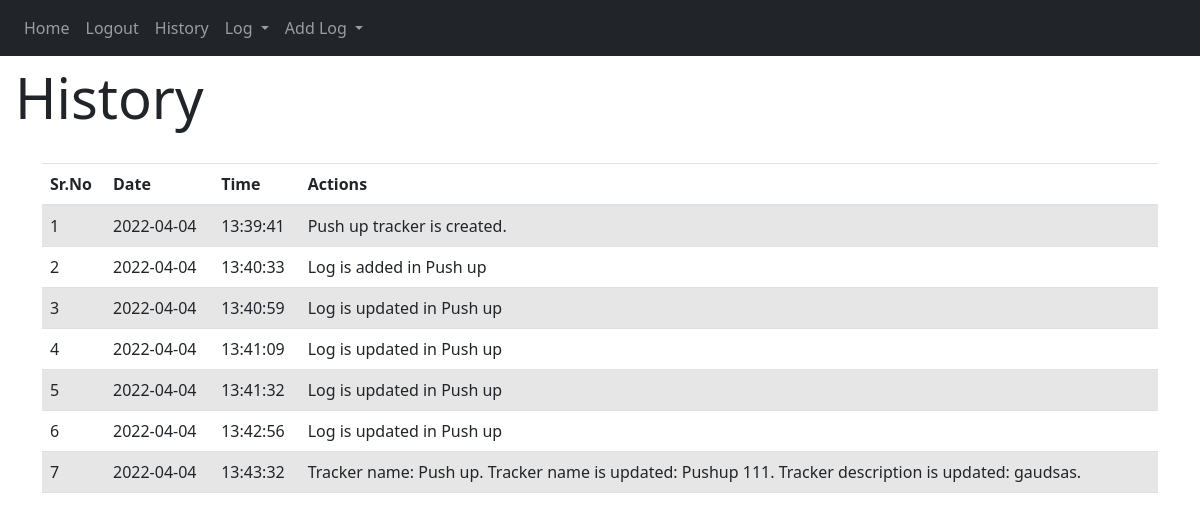
The page /history (signed in) on the database its author committed.
### Project/website/models.py (models this page shows)
class History(db.Model):
    id = db.Column(db.Integer, primary_key=True)
    date = db.Column(db.String(100))
    time = db.Column(db.String(100))
    new = db.Column(db.String(100))
    timeStamp_log = db.Column(db.DateTime, default=datetime.utcnow())
    user_id = db.Column(db.Integer, db.ForeignKey('user.id'))

### Project/website/views.py (the view)
@views.route('/history' ,methods=['GET', 'POST'])
@login_required
def history():
    return render_template("history.html",user=current_user)

### Project/website/__init__.py (called while the page is built)
def create_app():
    app = Flask(__name__)
    app.config['SECRET_KEY'] = 'qmzpocnfhtuem '
    app.config["SQLALCHEMY_DATABASE_URI"] = f'sqlite:///{DB_NAME}'
    db.init_app(app)
    from .views import views
    from .auth import auth
    app.register_blueprint(views,url_prefix='/')
    app.register_blueprint(auth,url_perfix="/")
    from .models import User
    create_database(app)
    login_manager = LoginManager()
    login_manager.login_view = 'auth.login'
    login_manager.init_app(app)
    @login_manager.user_loader
    def load_user(id):
        return User.query.get(int(id))
    return app

### Project/website/templates/history.html (shortened to what this page needs)
{% extends "base.html" %}
{% block content %}
<h1 class="display-4" style="margin-top: 8px; margin-left: -27px;" xmlns="http://www.w3.org/1999/html">History</h1>
<br>
{% if user.history|length == 0 %}
<div class="alert alert-primary" role="alert">
No history found.
</div>
{% else %}
<table class="table table-striped">
  <thead>
    <tr>
      <th scope="col">Sr.No</th>
      <th scope="col">Date</th>
      <th scope="col">Time</th>
      <th scope="col">Actions</th>
    </tr>
  </thead>
  <tbody>
  {% for history in user.history %}
    <tr>
      <td>{{loop.index}}</td>
      <td>{{history.date}}</td>
      <td>{{history.time}}</td>
      <td>{{history.new}}</td>
    </tr>
  {% endfor%}
  </tbody>
</table>
{% endif %}
{% endblock %}

### Project/website/templates/base.html (shortened to what this page needs)
<!DOCTYPE html>
<html lang="en">
<head>
    <link
      rel="stylesheet"
      href="https://stackpath.bootstrapcdn.com/bootstrap/4.4.1/css/bootstrap.min.css"
    />
    <link
      rel="stylesheet"
      href="https://stackpath.bootstrapcdn.com/font-awesome/4.7.0/css/font-awesome.min.css"
    />
    <link href="https://cdn.jsdelivr.net/npm/bootstrap@5.1.3/dist/css/bootstrap.min.css" rel="stylesheet">
</head>
<body>
   <nav class="navbar navbar-expand-lg navbar-dark bg-dark">
       <div class="collapse navbar-collapse" id="navbar">
        <div class="navbar-nav">
            {% if user.is_authenticated %}
          <a class="nav-item nav-link" id="home" href="/">Home</a>
          <a class="nav-item nav-link" id="logout" href="/logout">Logout</a>
           <a class="nav-item nav-link" id="history" href="{{url_for('views.history')}}">History</a>
            {% if user.tracker %}
            <li class="nav-item dropdown">
          <a class="nav-link dropdown-toggle" href="#" id="navbarDropdownMenuLink" role="button" data-bs-toggle="dropdown" aria-expanded="false">
            Log
          </a>
        </li>
            {% endif %}
            {% if user.tracker %}
            <li class="nav-item dropdown">
          <a class="nav-link dropdown-toggle" href="#" id="navbarDropdownMenuLink1" role="button" data-bs-toggle="dropdown" aria-expanded="false">
            Add Log
          </a>
        </li>
            {% endif %}
            {% else %}
          <a class="nav-item nav-link" id="login" href="/login">Login</a>
          <a class="nav-item nav-link" id="signUp" href="/sign-up">Sign Up</a>
            {% endif %}
        </div>
      </div>
   </nav>
   <div class = "container">
       {% block content %}
       {% endblock %}
   </div>
</body>
</html>

### rows shown on the page
History: date "2022-04-04", time "13:39:41", new "Push up tracker is created."
History: date "2022-04-04", time "13:40:33", new "Log is added in Push up"
History: date "2022-04-04", time "13:40:59", new "Log is updated in Push up"
History: date "2022-04-04", time "13:41:09", new "Log is updated in Push up"
History: date "2022-04-04", time "13:41:32", new "Log is updated in Push up"
History: date "2022-04-04", time "13:42:56", new "Log is updated in Push up"
History: date "2022-04-04", time "13:43:32", new "Tracker name: Push up. Tracker name is updated: Pushup 111. Tracker description is updated: gaudsas."
